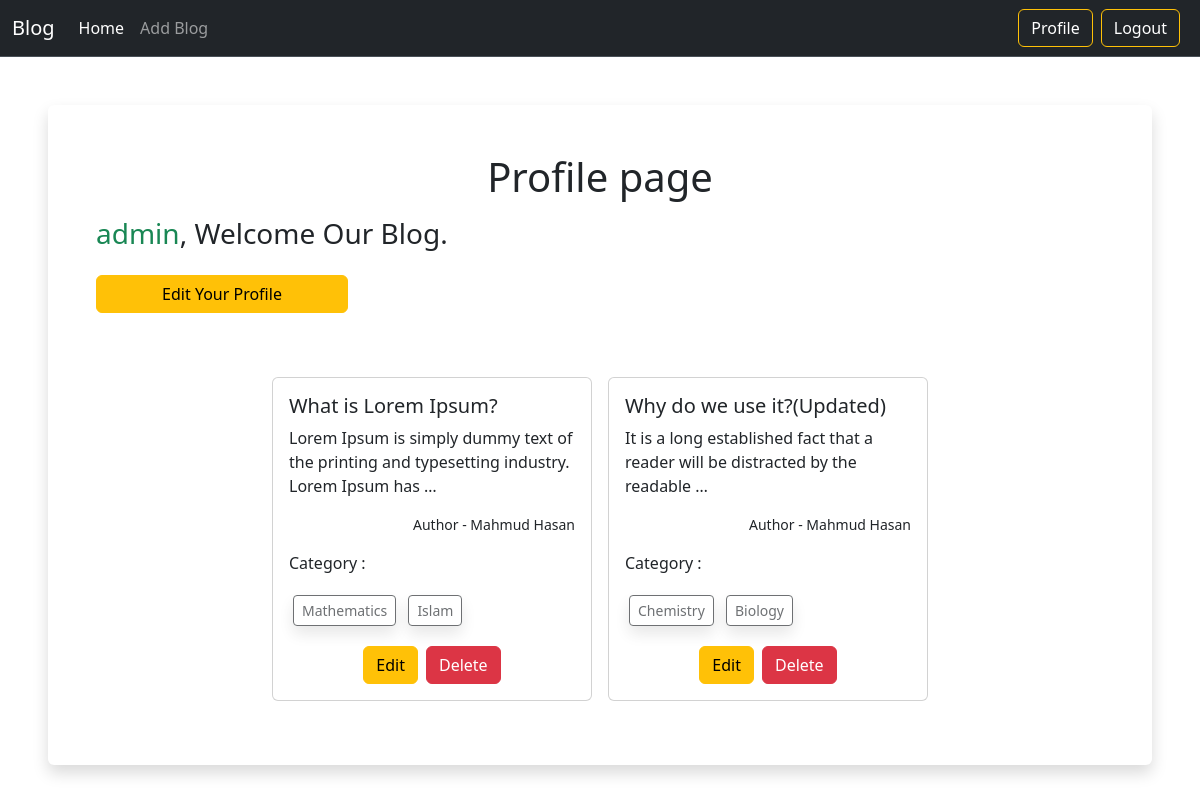
The app's page /author/profile/ (signed in) with its own data.
### posts/models.py (models this page shows, shortened)
class Post(models.Model):
    title = models.CharField(max_length=50)
    content = models.TextField()
    category = models.ManyToManyField(Category)
    author = models.ForeignKey(User, on_delete= models.CASCADE)

### categories/models.py (models this page shows, shortened)
class Category(models.Model):
    name = models.CharField(max_length=100)
    slug = models.SlugField(max_length=100, unique=True, null=True, blank=True)

### author/views.py (the view)
# urls.py: path('profile/', profile, name='profile'),
@login_required
def profile(request):
    data = Post.objects.filter(author = request.user)
    return render(request, 'profile.html', {'data' : data})

### author/templates/profile.html (shortened to what this page needs)
{% extends "base.html" %}
{% load crispy_forms_tags %}
{% block content %}
    <div class="card shadow border-0 m-5 p-5">
        <h1 class="text-center mb-3">Profile page</h1>
        <h3><span class="text-success">{{user}}</span>, Welcome Our Blog.</h3>
        <a class="btn btn-warning my-3 w-25" href="{% url 'edit_profile' %}">Edit Your Profile</a>
        <div class="d-flex flex-wrap justify-content-center pt-5">
            {% for blog in data %}
            <div class="col-sm-4 col-lg-4 mb-3">
              <div class="card mx-2">
                <div class="card-body">
                  <h5 class="card-title">{{blog.title}}</h5>
                  <p class="card-text">{{ blog.content | truncatewords:15 }}</p>
                  <small class="d-block text-end mb-3">Author - {{blog.author.first_name}} {{blog.author.last_name}} </small>
                  <p>
                    Category :
                    <p>
                      {% for cat in blog.category.all %}
                        <button class="btn btn-sm shadow m-1" disabled>{{cat.name}}</button>
                      {% endfor %}
                    </p>
                  </p>
                  {% if user.is_authenticated %}
                  <div class="d-flex justify-content-center">
                    <a href="{% url 'edit_blog' blog.id %}" class="btn btn-warning mx-1">Edit</a>
                    <a href="{% url 'delete_blog' blog.id %}" class="btn btn-danger mx-1">Delete</a>
                  </div>
                  {% endif %}
                </div>
              </div>
            </div>
            {% endfor %}
          </div>
    </div>
{% endblock content %}

### records on screen
Post: title "What is Lorem Ipsum?", content "Lorem Ipsum is simply dummy text of the printing and typesetting industry. Lorem Ipsum has …", author.first_name "Mahmud", author.last_name "Hasan"
Category: name "Mathematics"
Category: name "Islam"
Post: title "Why do we use it?(Updated)", content "It is a long established fact that a reader will be distracted by the readable …", author.first_name "Mahmud", author.last_name "Hasan"
Category: name "Chemistry"
Category: name "Biology"

### other values on screen
{{ user }} "admin"
